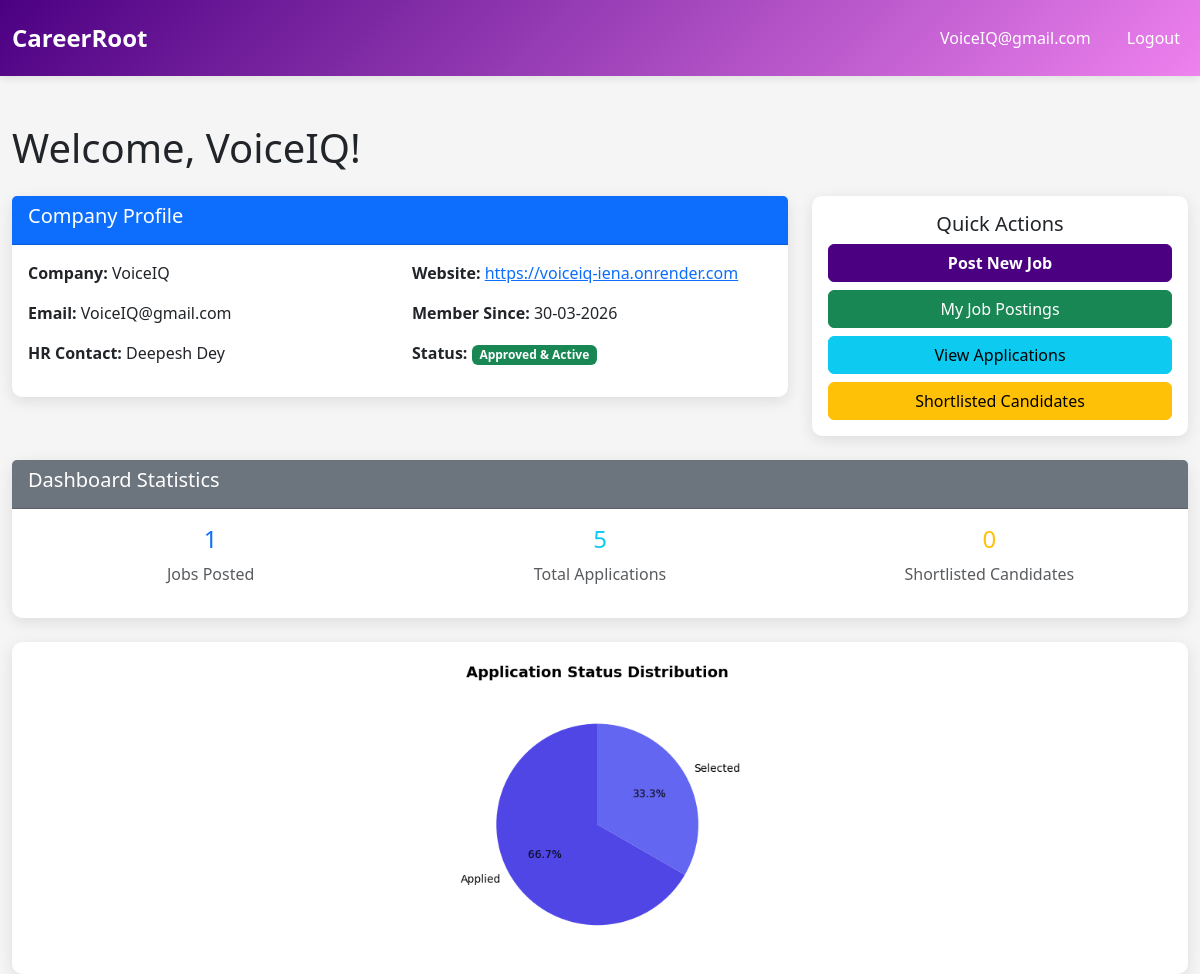
The page /company/dashboard (signed in) on the database its author committed.
### core/database/models.py (models this page shows, shortened)
class Company(UserMixin, db.Model):
    __tablename__ = 'company'
    company_id = db.Column(db.Integer, primary_key=True, autoincrement=True)
    company_name = db.Column(db.String(150), nullable=False)
    email = db.Column(db.String(120), unique=True, nullable=False)
    password = db.Column(db.String(255), nullable=False)
    hr_contact = db.Column(db.String(100), nullable=True)
    website = db.Column(db.String(255), nullable=True)
    approval_status = db.Column(
        db.String(20),
        default=ApprovalStatus.PENDING.value,
        nullable=False
    )  #pending/aproved/rejected
    blacklist_status = db.Column(db.Boolean, default=False)  # True = blacklisted
    created_at = db.Column(db.DateTime, default=datetime.utcnow)
    updated_at = db.Column(db.DateTime, default=datetime.utcnow, onupdate=datetime.utcnow)
    drives = db.relationship('PlacementDrive', backref='company', lazy=True, cascade='all, delete-orphan')

### core/routes/company.py (the view)
@company_bp.route('/dashboard')
@login_required
def company_dashboard():
    if not check_company():
        return redirect(url_for('auth.homepage'))
    company_id = session.get('user_id')
    company = Company.query.get(company_id)
    total_applications = 0
    for drive in company.drives:
        total_applications += len(drive.applications)
    chart_url = get_company_chart_data(company_id)
    return render_template('company_dashboard.html', company=company, total_applications=total_applications,
                         chart_url=chart_url)

### app.py (called while the page is built)
@login_manager.user_loader
def load_user(user_id):
    from core.database.models import Admin, Company, Student
    admin = Admin.query.get(int(user_id))
    if admin:
        return admin
    company = Company.query.get(int(user_id))
    if company:
        return company
    student = Student.query.get(int(user_id))
    if student:
        return student
    return None

### core/routes/company.py (called while the page is built)
def check_company():
    if session.get('user_type') != 'company':
        flash('Unauthorized access', 'danger')
        return False
    return True

### templates/company_dashboard.html (shortened to what this page needs)
{% extends "base.html" %}
{% block content %}
<div class="mt-5">
    <h1 class="mb-4">Welcome, {{ company.company_name }}!</h1>
    <div class="row mb-4">
        <div class="col-md-8">
            <div class="card">
                <div class="card-header bg-primary text-white">
                    <h5>Company Profile</h5>
                </div>
                <div class="card-body">
                    <div class="row">
                        <div class="col-md-6">
                            <p><strong>Company:</strong> {{ company.company_name }}</p>
                            <p><strong>Email:</strong> {{ company.email }}</p>
                            <p><strong>HR Contact:</strong> {{ company.hr_contact }}</p>
                        </div>
                        <div class="col-md-6">
                            <p><strong>Website:</strong> {% if company.website %}<a href="{{ company.website }}" target="_blank">{{ company.website }}</a>{% else %}Not provided{% endif %}</p>
                            <p><strong>Member Since:</strong> {{ company.created_at.strftime('%d-%m-%Y') }}</p>
                            <p><strong>Status:</strong>
                                {% if company.blacklist_status %}
                                    <span class="badge bg-danger">Blacklisted</span>
                                {% elif company.approval_status == 'Approved' %}
                                    <span class="badge bg-success">Approved & Active</span>
                                {% elif company.approval_status == 'Pending' %}
                                    <span class="badge bg-warning">Pending Approval</span>
                                {% else %}
                                    <span class="badge bg-secondary">Rejected</span>
                                {% endif %}
                            </p>
                        </div>
                    </div>
                </div>
            </div>
        </div>
        <div class="col-md-4">
            <div class="card">
                <div class="card-body text-center">
                    <h5 class="card-title">Quick Actions</h5>
                    <a href="{{ url_for('company.post_job') }}" class="btn btn-primary w-100 mb-2">Post New Job</a>
                    <a href="{{ url_for('company.jobs') }}" class="btn btn-success w-100 mb-2">My Job Postings</a>
                    <a href="{{ url_for('company.applications') }}" class="btn btn-info w-100 mb-2">View Applications</a>
                    <a href="{{ url_for('company.shortlisted') }}" class="btn btn-warning w-100">Shortlisted Candidates</a>
                </div>
            </div>
        </div>
    </div>
    <div class="row">
        <div class="col-md-12">
            <div class="card">
                <div class="card-header bg-secondary text-white">
                    <h5>Dashboard Statistics</h5>
                </div>
                <div class="card-body">
                    <div class="row text-center">
                        <div class="col-md-4">
                            <h4 class="text-primary">{{ company.drives|length }}</h4>
                            <p class="text-muted">Jobs Posted</p>
                        </div>
                        <div class="col-md-4">
                            <h4 class="text-info">{{ total_applications }}</h4>
                            <p class="text-muted">Total Applications</p>
                        </div>
                        <div class="col-md-4">
                            <h4 class="text-warning">0</h4>
                            <p class="text-muted">Shortlisted Candidates</p>
                        </div>
                    </div>
                </div>
            </div>
        </div>
    </div>
    <div class="row mt-4">
        <div class="col-md-12">
            <div class="card">
                <div class="card-body text-center">
                    <img src="{{ chart_url }}" alt="Company Application Chart" class="img-fluid" style="max-width: 100%; max-height: 300px; display: inline-block;">
                </div>
            </div>
        </div>
    </div>
</div>
{% endblock %}

### templates/base.html (shortened to what this page needs)
<!DOCTYPE html>
<html lang="en">
<head>
    <link href="https://cdn.jsdelivr.net/npm/bootstrap@5.3.0/dist/css/bootstrap.min.css" rel="stylesheet">
</head>
<body>
    <nav class="navbar navbar-expand navbar-dark">
        <div class="container-fluid">
            <a class="navbar-brand" href="/">CareerRoot</a>
            <ul class="navbar-nav ms-auto">
                {% if session.get('user_type') %}
                    <li class="nav-item">
                        <span class="nav-link">{{ session.get('username') }}</span>
                    </li>
                    <li class="nav-item">
                        <a class="nav-link" href="{{ url_for('auth.logout') }}">Logout</a>
                    </li>
                {% else %}
                    <li class="nav-item">
                        <a class="nav-link" href="{{ url_for('auth.login') }}">Login</a>
                    </li>
                {% endif %}
            </ul>
        </div>
    </nav>
    <div class="container-fluid container">
        {% block content %}{% endblock %}
    </div>
</body>
</html>

### templates/base.html (style rules this page uses)
:root { --primary-color: indigo; --secondary-color: violet; --danger-color: red; --success-color: mediumseagreen; }
body { font-family: 'Segoe UI', Tahoma, Geneva, Verdana, sans-serif; background-color: whitesmoke; }
.navbar { background: linear-gradient(135deg, var(--primary-color) 0%, var(--secondary-color) 100%); box-shadow: 0 2px 8px rgba(0,0,0,0.1); padding: 15px 0; }
.navbar-brand { font-weight: 700; font-size: 1.5rem; color: white !important; }
.nav-link { color: white !important; margin-left: 20px; font-weight: 500; transition: opacity 0.3s ease; }
.btn-primary { background-color: var(--primary-color); border-color: var(--primary-color); font-weight: 600; }
.card { border: none; box-shadow: 0 4px 15px rgba(0,0,0,0.1); border-radius: 10px; transition: transform 0.3s ease; }
.container { max-width: 1200px; }

### rows shown on the page
Company: get "VoiceIQ@gmail.com", company_name "VoiceIQ", email "VoiceIQ@gmail.com", hr_contact "Deepesh Dey", website "https://voiceiq-iena.onrender.com", created_at "30-03-2026"

### other values the page prints
{{ company.drives|length }} "1"
{{ total_applications }} "5"
